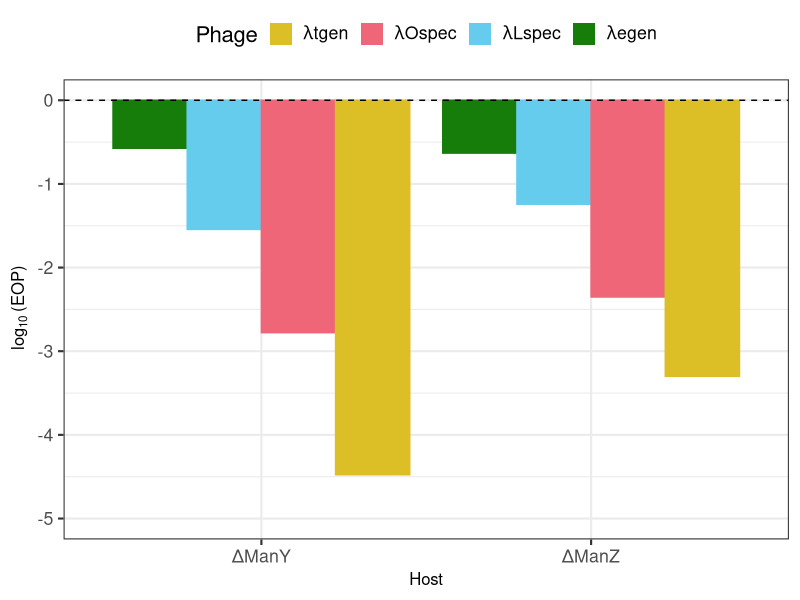
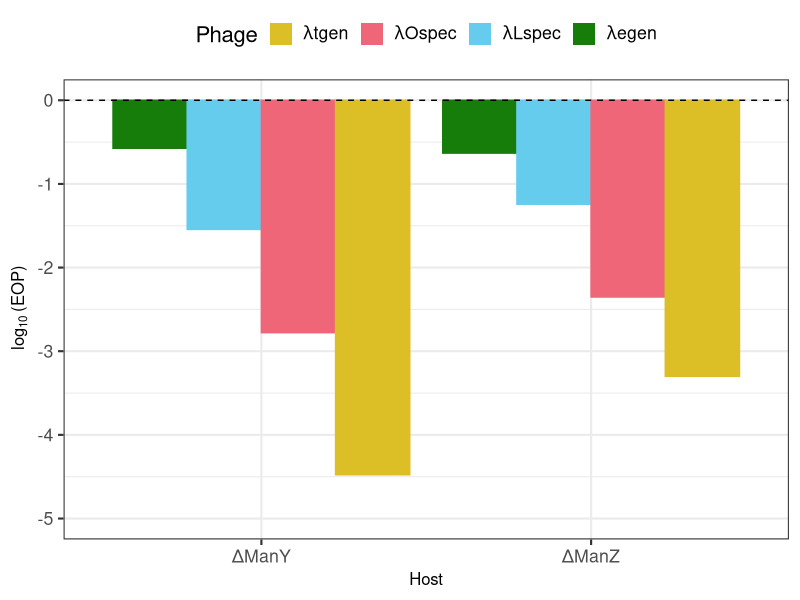

Write the R code that produced these figures, in order.

library(ggplot2)
library(ggpubr)
library(dplyr)
library(tidyverse)
library(car)


setwd("CocktailvsGeneralist/Manuscript/Figure 6")
rawdat <- read.csv(file = "2022-02-12-mannose-eop.csv")

# Manually specify colors for each Treatment
colores <- c('#DCBE26','#66CCEE','#EE6677','#167D0A')
names(colores) <- c('EvoC','LamB Spec','OmpF Spec','2811')

# MANNOSE EOP assay ####
#calculate eop ####
# with respect to controls measured on same day
# make index and empty EOP columns
rawdat$index <- 1:nrow(rawdat)
rawdat$EOP <- 0

# subset for each day batch and phage
#  take REL606 titer for that day
#  calculate EOP and append to rawdat$EOP by index
for (i in unique(rawdat$Date)) {
  for (j in unique(rawdat$Phage)) {
    # can set both vals and subset by both at same time
    sub <- subset(rawdat, Date == i & Phage == j)
    titer_WT <- sub[sub$Host == 'WT',]$Titer
    sub$EOP <- sub$Titer/titer_WT
    rawdat$EOP[sub$index] <- sub$EOP
  }
}

# log10 transform EOP values
rawdat$logEOP <- log10(rawdat$EOP)
#rawdat$logEOP[rawdat$logEOP == -Inf] <- -3

# plot  ####
ord <- c('WT','ΔManY','ΔManZ')
rawdat$Host <- factor(rawdat$Host, levels = ord)
ord2 <- c('2811','LamB Spec','OmpF Spec','EvoC')
rawdat$Phage <- factor(rawdat$Phage, levels = ord2)

man_eop <- ggplot(data = subset(rawdat, Host != 'WT'), 
                  aes(x = Host, y = log10(EOP),
                      color = Phage, fill = Phage)) +
  geom_bar(stat = 'identity', position='dodge') +
  theme_bw(base_size = 16) +
  theme(legend.position = 'top') +
  labs(y = bquote(~log[10]~'(EOP)')) +
  scale_y_continuous(limits = c(-5,0),
                     breaks = seq(-5,0,1)) +
  scale_color_manual(values = colores,
                     guide = 'none') +
  scale_fill_manual(values = colores,
                    labels = c(expression(lambda*egen),
                               expression(lambda*Lspec),
                               expression(lambda*Ospec),
                               expression(lambda*tgen)),
                    guide = guide_legend(reverse = TRUE)) +
  geom_hline(yintercept = 0, linetype = 'dashed') +
  theme(axis.title = element_text(size = 12))
man_eop
ggsave(filename = 'mannose-eop-log-2.pdf', man_eop,
       width = 4, height = 5)














